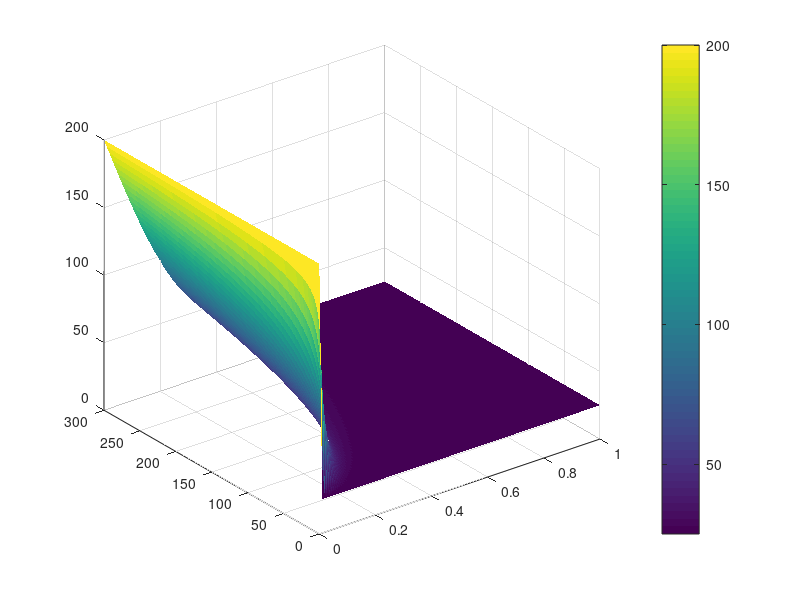

The MATLAB source for this figure: (Note: this script raises an error after producing the figure.)
  % Values arbitrarily chosen. It's a useful exercise to vary these and look at the results
  T_final = 300;
  N_t = 2000;
  X_final = 1;
  N_x = 100;
  
  % Calculate time and x steps based on sampling size and # of samples
  T = linspace(0, T_final, N_t+1);
  X = linspace(0, X_final, N_x+1);
  dt = T(2) - T(1);  % Calculate delta t
  dx = X(2) - X(1);  % Calculate delta x

  alpha = 9.7e-5; % Thermal diffusivity of Aluminium in m^2/s
  Fo = (alpha*dt)/(dx^2); % Fouriers number = diffusive transport rate/storage rate
 
  % Define your initial condition here. This could be some function IC(x),
  %  however for simplicity's sake we take a rod with a uniform temperature
  %  and in contact with a hot plate at one end
  wall_temp = 200;
  init_temp = 25;
  
  % Initialize the N state and the N-1 state
  u_old = zeros(1, N_x+1); 
  u_old(:) = init_temp;
  u_old(1) = wall_temp;
  u_cur = u_old;
  u_plot = u_old;

  for t = 1:N_t
     for i = 2:N_x
     	 % Forward Euler solution to heat equation
         u_cur(i) = Fo*(u_old(i+1) - 2*u_old(i) + u_old(i-1)) + u_old(i);
     end
     u_cur(1) = wall_temp; % Set the left boundary to be our high of 200 
     u_old(:) = u_cur; % We move to the next time step, reset N-1 state
     u_plot = [u_plot; u_cur];
  end

  [X_plot,T_plot] = meshgrid(X,T); % Create 2D meshgrid to create surface plot

  surf(X_plot,T_plot,u_plot,'EdgeColor','none') % Create surface plot
  c = colorbar; % Attach colour bar and create scale
  c.Label.String = 'Temperature [C]';

  xlim([0 1]) % Add axis limits
  xlabel('Distance along rod [m]'); % Add descriptive axis labels
  ylabel('Time [s]');
  zlabel('Temperature [C]')
